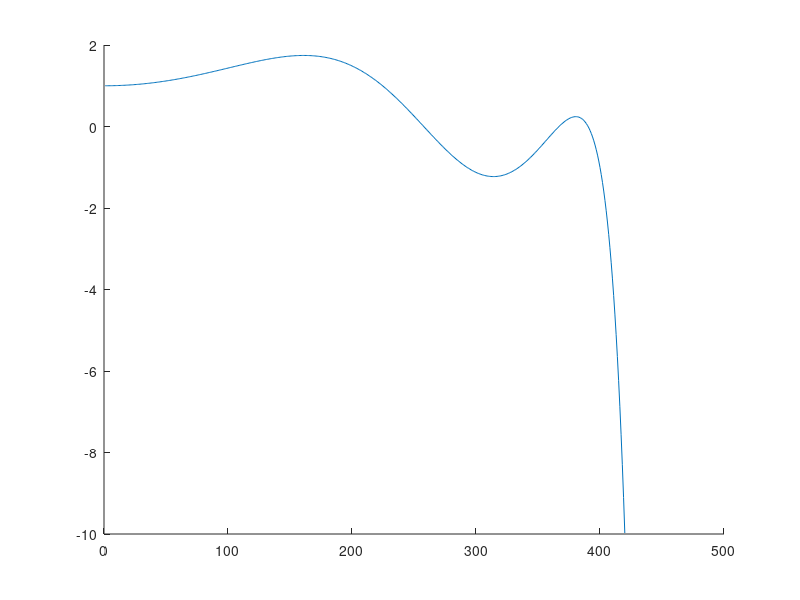
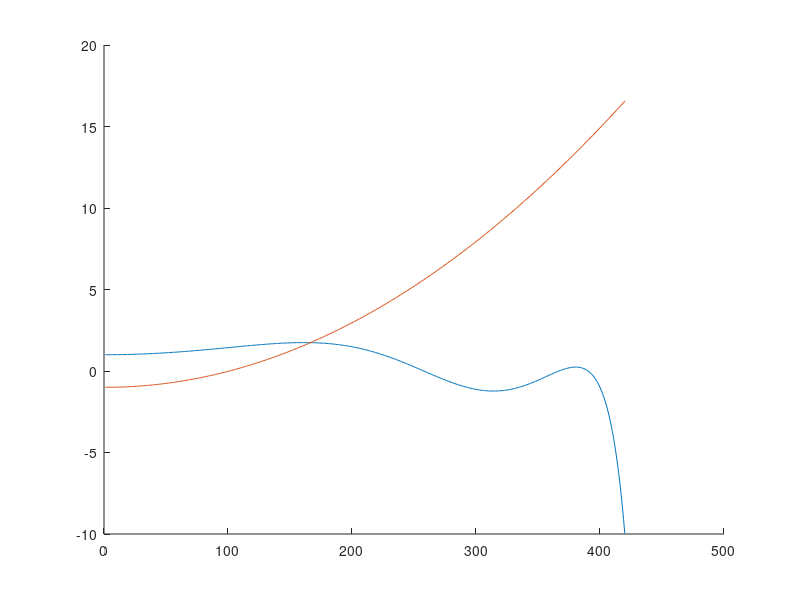

Recreate these plots in MATLAB, in order.
A = 1;
B = 0;
C = -1;
a = zeros(30, 1);

a(1) = 0; # a_{-2}
a(2) = 0; # a_{-1}
a(3) = 1; # a_0
a(4) = 0; # a_1

a0 = a(3);
a1 = a(4);

for k = (2:28)
    akminus2 = a(k + 1);
    akminus3 = a(k);
    akminus4 = a(k - 1);
    ak = -1 / (k * (k-1))  * (A * akminus4 + B * akminus3 + C * akminus2);
    a(k + 3) = ak;
endfor

save ak.dat a

xmax = 10;
scale = 100;
maxplot = 4.2;

limit = round(maxplot * scale);

y = zeros(scale * xmax, 1);
p = zeros(scale * xmax, 1);
for x = (0:1 / scale:xmax)
    point = a0 + a1 * x;
    summe = 0;
    for k = (2:30)
        akminus2 = a(k + 1);
        akminus3 = a(k);
        akminus4 = a(k - 1);
        point -= 1 / (k * (k - 1)) * (A * akminus4 + B * akminus3 + C * akminus2) * x.^k;
    endfor
    p(round(x * scale) + 1) = A * x^2 + B * x + C;
    y(round(x * scale) + 1) = point;
endfor

save y.dat y

y = y(1:limit);
p = p(1:limit);

set (0, "defaultaxesfontname", "Helvetica") % this is the line to add BEFORE plotting
hold on;
plot(y);
print -djpg welle.jpg;

plot(p);
print -djpg parabel.jpg;